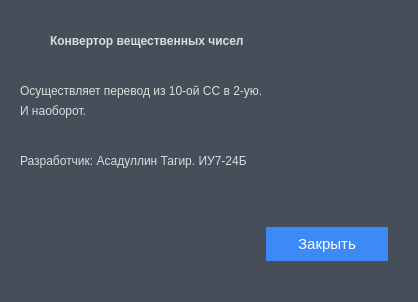
<?xml version="1.0" encoding="UTF-8"?>
<ui version="4.0">
 <author>ТА</author>
 <class>InfoWindow</class>
 <widget class="QMainWindow" name="InfoWindow">
  <property name="geometry">
   <rect>
    <x>0</x>
    <y>0</y>
    <width>418</width>
    <height>302</height>
   </rect>
  </property>
  <property name="minimumSize">
   <size>
    <width>418</width>
    <height>0</height>
   </size>
  </property>
  <property name="maximumSize">
   <size>
    <width>418</width>
    <height>302</height>
   </size>
  </property>
  <property name="windowTitle">
   <string>About</string>
  </property>
  <property name="styleSheet">
   <string notr="true">background-color: rgb(69, 78, 89);</string>
  </property>
  <widget class="QWidget" name="centralwidget">
   <widget class="QPushButton" name="pushButton">
    <property name="geometry">
     <rect>
      <x>266</x>
      <y>227</y>
      <width>122</width>
      <height>34</height>
     </rect>
    </property>
    <property name="font">
     <font>
      <pointsize>11</pointsize>
     </font>
    </property>
    <property name="styleSheet">
     <string notr="true">border: none;
background-color: #3D89F6;
color: white;</string>
    </property>
    <property name="text">
     <string>Закрыть</string>
    </property>
   </widget>
   <widget class="QLabel" name="label">
    <property name="geometry">
     <rect>
      <x>50</x>
      <y>30</y>
      <width>311</width>
      <height>22</height>
     </rect>
    </property>
    <property name="font">
     <font>
      <weight>75</weight>
      <bold>true</bold>
     </font>
    </property>
    <property name="styleSheet">
     <string notr="true">color: rgb(220, 220, 220); </string>
    </property>
    <property name="text">
     <string>Конвертор вещественных чисел</string>
    </property>
   </widget>
   <widget class="QLabel" name="label_2">
    <property name="geometry">
     <rect>
      <x>20</x>
      <y>80</y>
      <width>382</width>
      <height>22</height>
     </rect>
    </property>
    <property name="styleSheet">
     <string notr="true">color: rgb(220, 220, 220); </string>
    </property>
    <property name="text">
     <string>Осуществляет перевод из 10-ой СС в 2-ую.</string>
    </property>
   </widget>
   <widget class="QLabel" name="label_3">
    <property name="geometry">
     <rect>
      <x>20</x>
      <y>100</y>
      <width>108</width>
      <height>22</height>
     </rect>
    </property>
    <property name="styleSheet">
     <string notr="true">color: rgb(220, 220, 220); </string>
    </property>
    <property name="text">
     <string>И наоборот.</string>
    </property>
   </widget>
   <widget class="QLabel" name="label_4">
    <property name="geometry">
     <rect>
      <x>20</x>
      <y>150</y>
      <width>359</width>
      <height>22</height>
     </rect>
    </property>
    <property name="styleSheet">
     <string notr="true">color: rgb(220, 220, 220); </string>
    </property>
    <property name="text">
     <string>Разработчик: Асадуллин Тагир. ИУ7-24Б</string>
    </property>
   </widget>
  </widget>
  <widget class="QMenuBar" name="menubar">
   <property name="geometry">
    <rect>
     <x>0</x>
     <y>0</y>
     <width>418</width>
     <height>28</height>
    </rect>
   </property>
  </widget>
  <widget class="QStatusBar" name="statusbar"/>
 </widget>
 <resources/>
 <connections/>
</ui>
